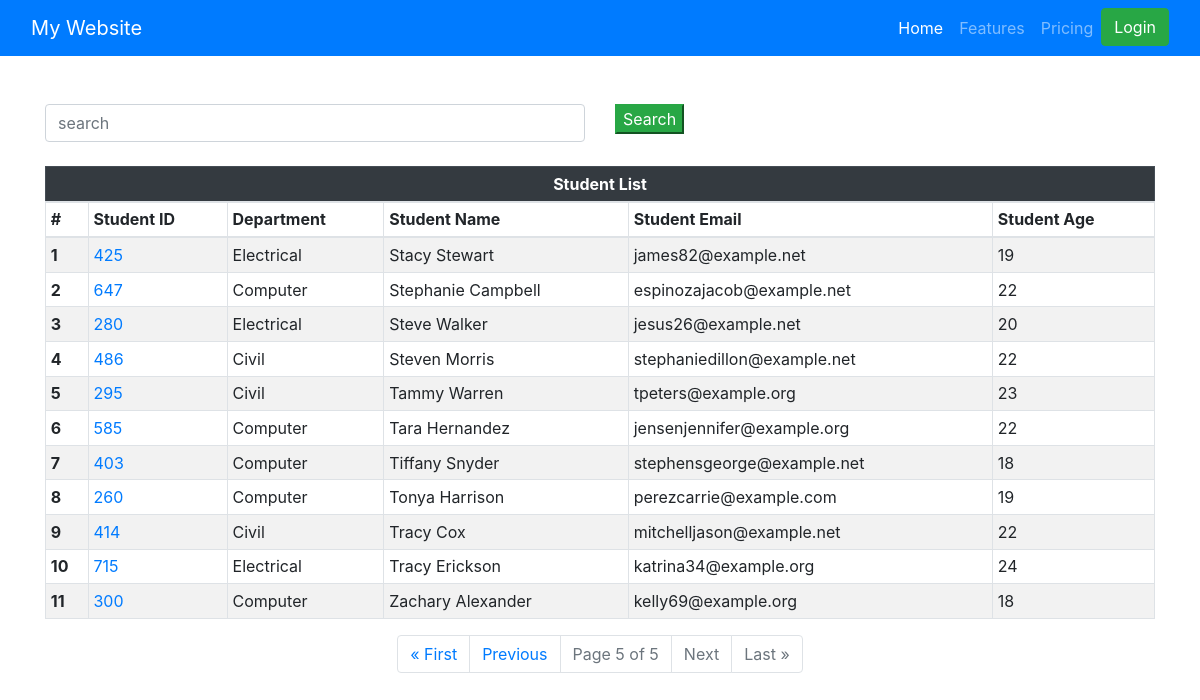
Page /get_student/?page=5 on the committed database.
### veggie/models.py (models this page shows, shortened)
class Student(models.Model):
    Department=models.ForeignKey(Department,related_name="depart",on_delete=models.CASCADE)
    student_id=models.OneToOneField(studentID,related_name="student",on_delete=models.CASCADE)
    student_name=models.CharField(max_length=100)
    student_email=models.EmailField(unique=True)
    student_age=models.IntegerField(default=18)
    student_address=models.TextField()
    def __str__(self) -> str:
        return self.student_name
    class Meta:
        ordering = ['student_name']
        verbose_name = "Student"

class studentID(models.Model):
    student_id=models.CharField(max_length=100,unique=True)
    def __str__(self) -> str:
        return self.student_id
    class Meta:
        ordering = ['student_id']
        verbose_name = "Student ID"

class Department(models.Model):
    department=models.CharField(max_length=100)
    class Meta:
        ordering = ['department']

### veggie/views.py (the view, shortened to what this page needs)
# urls.py: path('get_student/', veggie_views.get_student, name='get_student'),
def get_student(request):
    queryset=Student.objects.all()
    ranks=queryset.annotate(marks=Sum('student_marks__marks')).order_by('-marks','-student_age')
    print(ranks)
    paginator = Paginator(queryset, 25)
    page_number = request.GET.get("page",1)
    page_obj = paginator.get_page(page_number)
    return render(request,'veggie/student.html',context={
        'pages':'student',
        'students':page_obj,
    })

### veggie/templates/veggie/student.html (shortened to what this page needs)
{% extends 'base.html' %}
{% block start %}
<div class="container mt-5">
    <form class=mb-4>
    <div class="row">
        <div class="col-md-6">
            <input class="form-control" placeholder="search" name="search" type="text" value="{{ request.GET.search }}">
        </div>
        <div class="col-md-6">
            <button class="btn-success">Search</button>
        </div>
    </div>
    </form>
  <table class="table table-striped table-bordered table-hover table-sm table-responsive-sm">
    <thead class="table-dark">
      <tr>
        <th colspan="6" class="text-center">Student List</th>
      </tr>
    <thead>
      <tr>
        <th>#</th>
        <th>Student ID</th>
        <th>Department</th>
        <th>Student Name</th>
        <th>Student Email</th>
        <th>Student Age</th>
      </tr>
    </thead>
    <tbody>
      {% for student in students %}
      <tr>
        <th>{{ forloop.counter }}</th>
        <td><a href="{% url 'see_marks' student.student_id %}">
          {{student.student_id}}
        </a>
      </td>
        <td>{{ student.Department.department }}</td>
        <td>{{ student.student_name }}</td>
        <td>{{ student.student_email }}</td>
        <td>{{ student.student_age }}</td>
      </tr>
      {% endfor %}
    </tbody>
  </table>
  <nav aria-label="Page navigation example">
    <ul class="pagination justify-content-center">
      {% if students.has_previous %}
        <li class="page-item">
          <a class="page-link" href="?page=1">&laquo; First</a>
        </li>
        <li class="page-item">
          <a class="page-link" href="?page={{ students.previous_page_number }}">Previous</a>
        </li>
      {% endif %}
      <li class="page-item disabled">
        <span class="page-link">
          Page {{ students.number }} of {{ students.paginator.num_pages }}
        </span>
      </li>
      {% if students.has_next %}
        <li class="page-item">
          <a class="page-link" href="?page={{ students.next_page_number }}">Next</a>
        </li>
        <li class="page-item">
          <a class="page-link" href="?page={{ students.paginator.num_pages }}">Last &raquo;</a>
        </li>
      {% else %}
        <li class="page-item disabled">
          <span class="page-link">Next</span>
        </li>
        <li class="page-item disabled">
          <span class="page-link">Last &raquo;</span>
        </li>
      {% endif %}
    </ul>
  </nav>
{% endblock %}

### rows in the picture
Student: student_id "425", Department.department "Electrical", student_name "Stacy Stewart", student_email "james82@example.net", student_age "19"
Student: student_id "647", Department.department "Computer", student_name "Stephanie Campbell", student_email "espinozajacob@example.net", student_age "22"
Student: student_id "280", Department.department "Electrical", student_name "Steve Walker", student_email "jesus26@example.net", student_age "20"
Student: student_id "486", Department.department "Civil", student_name "Steven Morris", student_email "stephaniedillon@example.net", student_age "22"
Student: student_id "295", Department.department "Civil", student_name "Tammy Warren", student_email "tpeters@example.org", student_age "23"
Student: student_id "585", Department.department "Computer", student_name "Tara Hernandez", student_email "jensenjennifer@example.org", student_age "22"
Student: student_id "403", Department.department "Computer", student_name "Tiffany Snyder", student_email "stephensgeorge@example.net", student_age "18"
Student: student_id "260", Department.department "Computer", student_name "Tonya Harrison", student_email "perezcarrie@example.com", student_age "19"
Student: student_id "414", Department.department "Civil", student_name "Tracy Cox", student_email "mitchelljason@example.net", student_age "22"
Student: student_id "715", Department.department "Electrical", student_name "Tracy Erickson", student_email "katrina34@example.org", student_age "24"
Student: student_id "300", Department.department "Computer", student_name "Zachary Alexander", student_email "kelly69@example.org", student_age "18"

### other values in the picture
{{ students.number }} "5"
{{ students.paginator.num_pages }} "5"
